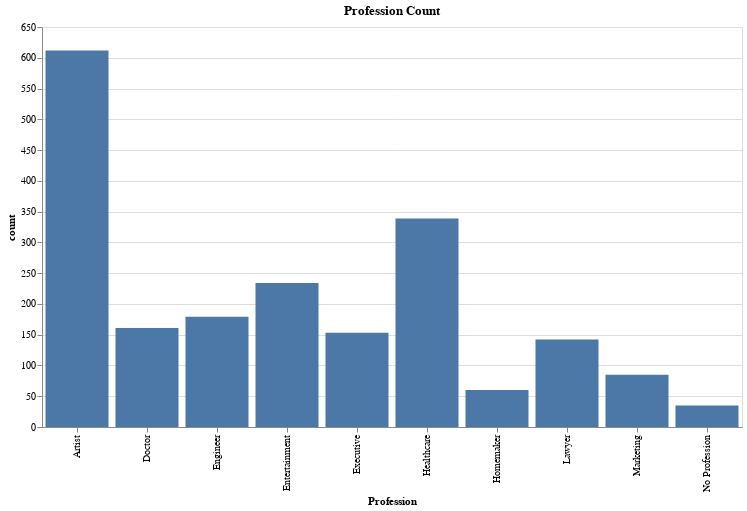

The notebook cell this image was saved under:
### Markdown cell above
We have 10 categories for Profession, and to visualize the distribution of professions:

### Code cell
chart = df["Profession"].value_counts(sort=True).plot.bar(x="Profession", y="count")
chart = chart.properties(width=700, height=400, title="Profession Count")
chart

### Figure 1 — Vega-Lite specification as saved in the notebook (floating-point values rounded to 4 significant figures)
{"config": {"view": {"continuousWidth": 300, "continuousHeight": 300}}, "data": {"name": "data-671db62e34a8a443b0ce00560766c5da"}, "mark": {"type": "bar", "tooltip": true}, "encoding": {"x": {"field": "Profession", "type": "nominal"}, "y": {"field": "count", "type": "quantitative"}}, "height": 400, "params": [{"name": "param_14", "select": {"type": "interval", "encodings": ["x", "y"]}, "bind": "scales"}], "title": "Profession Count", "width": 700, "$schema": "https://vega.github.io/schema/vega-lite/v5.20.1.json", "datasets": {"data-671db62e34a8a443b0ce00560766c5da": [{"Profession": "Artist", "count": 612}, {"Profession": "Healthcare", "count": 339}, {"Profession": "Entertainment", "count": 234}, {"Profession": "Engineer", "count": 179}, {"Profession": "Doctor", "count": 161}, {"Profession": "Executive", "count": 153}, {"Profession": "Lawyer", "count": 142}, {"Profession": "Marketing", "count": 85}, {"Profession": "Homemaker", "count": 60}, {"Profession": "No Profession", "count": 35}]}}
